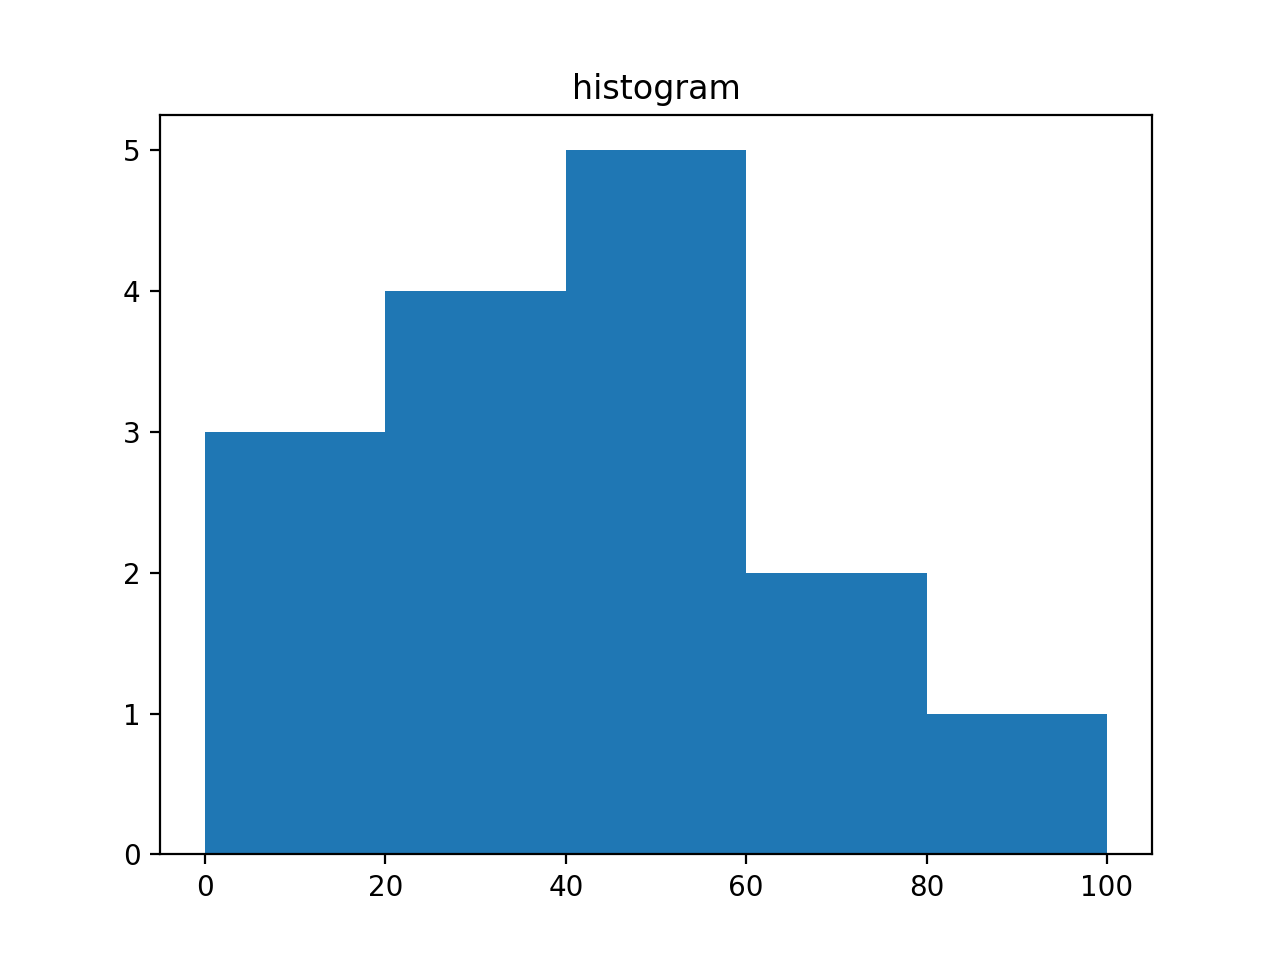

Source code (Python):
import numpy as np 
import matplotlib.pyplot as plt
 
a = np.array([22,87,5,43,56,73,55,54,11,20,51,5,79,31,27])
plt.hist(a,bins =  [0,20,40,60,80,100]) 
plt.title('histogram')
plt.plot()
plt.show()



 
